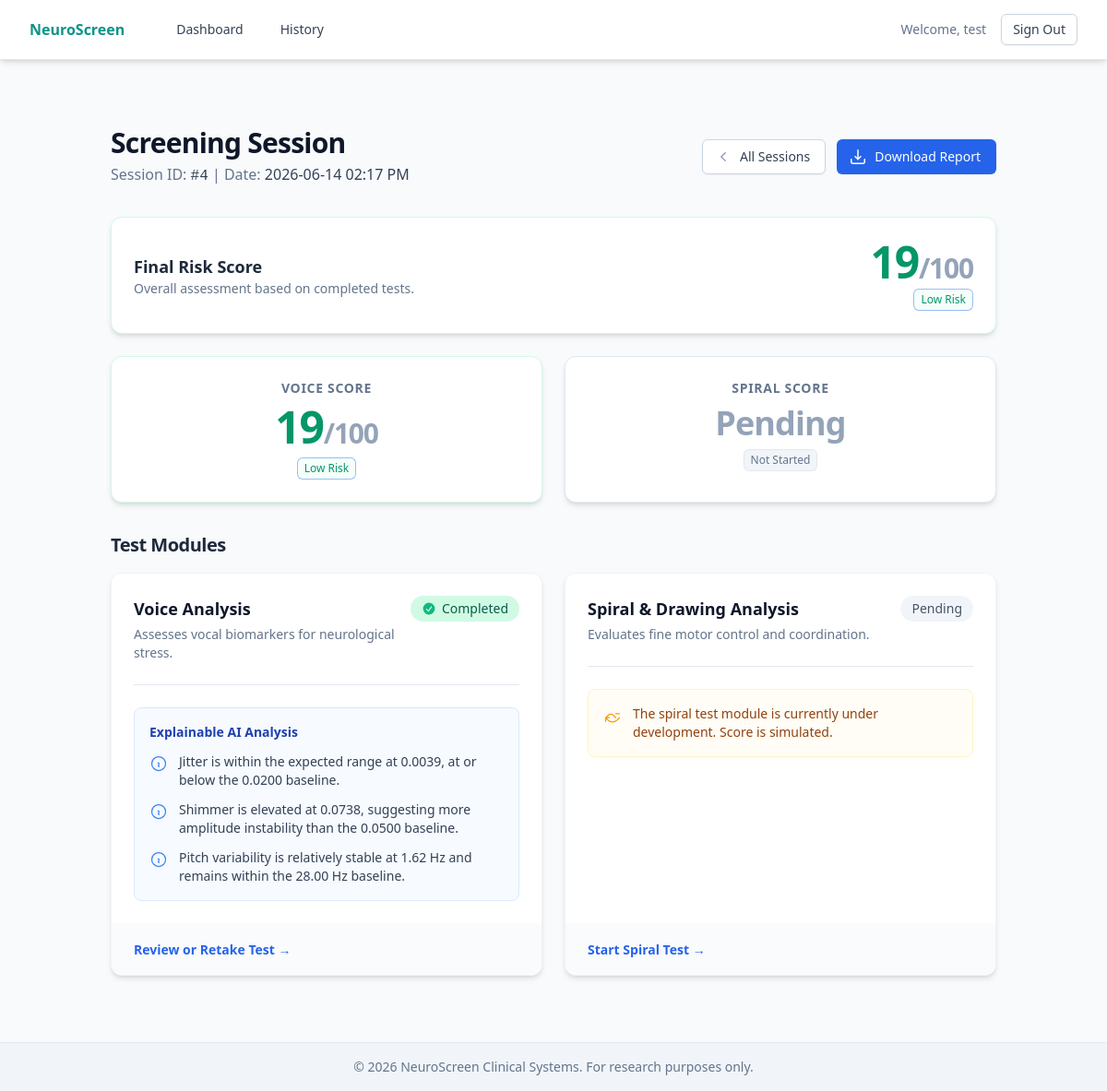
/session/ (signed in), run on the app's committed database.
### app.py (models this page shows)
class User(UserMixin, db.Model):
    __tablename__ = "users"
    id = db.Column(db.Integer, primary_key=True)
    username = db.Column(db.String(80), unique=True, nullable=False)
    password_hash = db.Column(db.String(255), nullable=False)
    created_at = db.Column(db.DateTime, default=datetime.utcnow, nullable=False)
    sessions = db.relationship(
        "ScreeningSession",
        backref="user",
        lazy=True,
        cascade="all, delete-orphan",
    )

class ScreeningSession(db.Model):
    __tablename__ = "screening_sessions"
    id = db.Column(db.Integer, primary_key=True)
    user_id = db.Column(db.Integer, db.ForeignKey("users.id"), nullable=False)
    timestamp = db.Column(db.DateTime, default=datetime.utcnow, nullable=False)
    voice_score = db.Column(db.Float, nullable=True)
    spiral_score = db.Column(db.Float, nullable=True)
    final_score = db.Column(db.Float, nullable=True)
    voice_metrics = db.Column(db.Text, nullable=True)

### app.py (the view)
@app.route("/session/", defaults={"session_id": None})
@app.route("/session/<int:session_id>/")
@login_required
def session_hub(session_id):
    session_record = resolve_session(session_id)
    if session_record is None:
        flash("Start a new screening session first.", "warning")
        return redirect(url_for("dashboard"))
    return render_template(
        "session.html",
        session_record=serialize_session(session_record),
    )

### templates/session.html (shortened to what this page needs)
{% extends "base.html" %} {% block content %}
<div class="container mx-auto px-4 sm:px-6 lg:px-8 py-8">
    <div class="flex flex-col md:flex-row md:items-center md:justify-between mb-8">
        <div>
            <h1 class="text-3xl font-bold tracking-tight text-slate-900">Screening Session</h1>
            <p class="mt-1 text-slate-500">
                Session ID: <span class="font-mono text-slate-700">#{{ session_record.id }}</span> | Date:
                <span class="font-medium text-slate-700">{{ session_record.full_timestamp }}</span>
            </p>
        </div>
        <div class="mt-4 md:mt-0 flex space-x-3">
            <a
                href="{{ url_for('history') }}"
                class="inline-flex items-center rounded-md border border-slate-300 bg-white px-4 py-2 text-sm font-medium text-slate-700 shadow-sm hover:bg-slate-50 focus:outline-none focus:ring-2 focus:ring-blue-500 focus:ring-offset-2">
                All Sessions
            </a>
            <a
                href="{{ url_for('generate_report', session_id=session_record.id) }}"
                class="inline-flex items-center rounded-md border border-transparent bg-blue-600 px-4 py-2 text-sm font-medium text-white shadow-sm hover:bg-blue-700 focus:outline-none focus:ring-2 focus:ring-blue-500 focus:ring-offset-2">
                Download Report
            </a>
        </div>
    </div>
    <div class="space-y-6 mb-8">
        <div class="bg-white border {{ session_record.final_score_classes.border }} rounded-xl p-6 shadow-md">
            <div class="flex flex-col sm:flex-row items-start sm:items-center justify-between">
                <div>
                    <h2 class="text-lg font-semibold text-slate-800">Final Risk Score</h2>
                    <p class="text-sm text-slate-500">Overall assessment based on completed tests.</p>
                </div>
                <div class="text-left sm:text-right mt-4 sm:mt-0">
                    {% if session_record.final_score is not none %}
                    <p class="text-5xl font-bold tracking-tight {{ session_record.final_score_classes.text }}">
                        {{ session_record.final_score|int }}<span class="text-3xl text-slate-400">/100</span>
                    </p>
                    <span
                        class="mt-1 inline-flex items-center rounded-md px-2 py-1 text-xs font-medium {{ session_record.final_score_classes.bg }} {{ session_record.final_score_classes.text }} ring-1 ring-inset ring-opacity-20 {{ session_record.final_score_classes.border }}">
                        {{ session_record.final_score_classes.name }}
                    </span>
                    {% else %}
                    <p class="text-4xl font-bold tracking-tight text-slate-400">{{ session_record.final_text }}</p>
                    {% endif %}
                </div>
            </div>
        </div>
        <div class="grid grid-cols-1 md:grid-cols-2 gap-6">
            <div
                class="bg-white border {{ session_record.voice_score_classes.border }} rounded-xl p-6 text-center shadow-md">
                <h3 class="text-sm font-semibold text-slate-500 uppercase tracking-wider">Voice Score</h3>
                {% if session_record.voice_score is not none %}
                <p class="mt-2 text-5xl font-bold tracking-tight {{ session_record.voice_score_classes.text }}">
                    {{ session_record.voice_score|int }}<span class="text-3xl text-slate-400">/100</span>
                </p>
                <span
                    class="mt-2 inline-flex items-center rounded-md px-2 py-1 text-xs font-medium {{ session_record.voice_score_classes.bg }} {{ session_record.voice_score_classes.text }} ring-1 ring-inset ring-opacity-20 {{ session_record.voice_score_classes.border }}">
                    {{ session_record.voice_score_classes.name }}
                </span>
                {% else %}
                <p class="mt-2 text-4xl font-bold tracking-tight text-slate-400">{{ session_record.voice_text }}</p>
                <span
                    class="mt-2 inline-flex items-center rounded-md px-2 py-1 text-xs font-medium bg-slate-100 text-slate-500 ring-1 ring-inset ring-slate-500/10">
                    Not Started
                </span>
                {% endif %}
            </div>
            <div
                class="bg-white border {{ session_record.spiral_score_classes.border }} rounded-xl p-6 text-center shadow-md">
                <h3 class="text-sm font-semibold text-slate-500 uppercase tracking-wider">Spiral Score</h3>
                {% if session_record.spiral_score is not none %}
                <p class="mt-2 text-5xl font-bold tracking-tight {{ session_record.spiral_score_classes.text }}">
                    {{ session_record.spiral_score|int }}<span class="text-3xl text-slate-400">/100</span>
                </p>
                <span
                    class="mt-2 inline-flex items-center rounded-md px-2 py-1 text-xs font-medium {{ session_record.spiral_score_classes.bg }} {{ session_record.spiral_score_classes.text }} ring-1 ring-inset ring-opacity-20 {{ session_record.spiral_score_classes.border }}">
                    {{ session_record.spiral_score_classes.name }}
                </span>
                {% else %}
                <p class="mt-2 text-4xl font-bold tracking-tight text-slate-400">{{ session_record.spiral_text }}</p>
                <span
                    class="mt-2 inline-flex items-center rounded-md px-2 py-1 text-xs font-medium bg-slate-100 text-slate-500 ring-1 ring-inset ring-slate-500/10">
                    Not Started
                </span>
                {% endif %}
            </div>
        </div>
    </div>
    <div>
        <h2 class="text-xl font-bold tracking-tight text-slate-800 mb-4">Test Modules</h2>
        <div class="grid grid-cols-1 md:grid-cols-2 gap-6">
            <div
                class="relative flex flex-col bg-white border border-slate-100 rounded-xl shadow-md hover:shadow-xl hover:-translate-y-1 transition-all duration-300">
                <div class="p-6 flex-grow">
                    <div class="flex items-start justify-between">
                        <div>
                            <h3 class="text-lg font-semibold text-slate-900">Voice Analysis</h3>
                            <p class="mt-1 text-sm text-slate-500">
                                Assesses vocal biomarkers for neurological stress.
                            </p>
                        </div>
                        {% if session_record.voice_score is not none %}
                        <span
                            class="inline-flex items-center rounded-full bg-emerald-100 px-3 py-1 text-sm font-medium text-emerald-800">
                            Completed
                        </span>
                        {% else %}
                        <span
                            class="inline-flex items-center rounded-full bg-slate-100 px-3 py-1 text-sm font-medium text-slate-600">
                            Pending
                        </span>
                        {% endif %}
                    </div>
                    {% if session_record.voice_analysis %}
                    <div class="mt-6 border-t border-slate-200 pt-6">
                        <div class="rounded-lg bg-blue-50/50 p-4 border border-blue-100">
                            <h4 class="text-sm font-semibold text-blue-800">Explainable AI Analysis</h4>
                            <ul role="list" class="mt-3 space-y-3">
                                {% for point in session_record.voice_analysis %}
                                <li class="flex items-start">
                                    <p class="ml-3 text-sm text-slate-700">{{ point }}</p>
                                </li>
                                {% endfor %}
                            </ul>
                        </div>
                    </div>
                    {% endif %}
                </div>
                <div class="bg-slate-50/75 rounded-b-xl px-6 py-4 mt-auto">
                    <a
                        href="{{ url_for('voice_test', session_id=session_record.id) }}"
                        class="text-sm font-semibold text-blue-600 hover:text-blue-800">
                        {% if session_record.voice_score is not none %} Review or Retake Test &rarr; {% else %} Start
                        Voice Test &rarr; {% endif %}
                    </a>
                </div>
            </div>
            <div
                class="relative flex flex-col bg-white border border-slate-100 rounded-xl shadow-md hover:shadow-xl hover:-translate-y-1 transition-all duration-300">
                <div class="p-6 flex-grow">
                    <div class="flex items-start justify-between">
                        <div>
                            <h3 class="text-lg font-semibold text-slate-900">Spiral & Drawing Analysis</h3>
                            <p class="mt-1 text-sm text-slate-500">Evaluates fine motor control and coordination.</p>
                        </div>
                        {% if session_record.spiral_score is not none %}
                        <span
                            class="inline-flex items-center rounded-full bg-emerald-100 px-3 py-1 text-sm font-medium text-emerald-800">
                            <svg
                                class="mr-1.5 h-4 w-4 text-emerald-500"
                                xmlns="http://www.w3.org/2000/svg"
                                viewBox="0 0 20 20"
                                fill="currentColor"
                                aria-hidden="true">
                                <path
                                    fill-rule="evenodd"
                                    d="M10 18a8 8 0 100-16 8 8 0 000 16zm3.857-9.809a.75.75 0 00-1.214-.882l-3.483 4.79-1.88-1.88a.75.75 0 10-1.06 1.061l2.5 2.5a.75.75 0 001.137-.089l4-5.5z"
                                    clip-rule="evenodd" />
                            </svg>
                            Completed
                        </span>
                        {% else %}
                        <span
                            class="inline-flex items-center rounded-full bg-slate-100 px-3 py-1 text-sm font-medium text-slate-600">
                            Pending
                        </span>
                        {% endif %}
                    </div>
                    <div class="mt-6 border-t border-slate-200 pt-6">
                        <div class="rounded-lg bg-amber-50/50 p-4 border border-amber-100">
                            <div class="flex items-start">
                                <p class="ml-3 text-sm text-amber-800">
                                    The spiral test module is currently under development. Score is simulated.
                                </p>
                            </div>
                        </div>
                    </div>
                </div>
                <div class="bg-slate-50/75 rounded-b-xl px-6 py-4 mt-auto">
                    <a
                        href="{{ url_for('spiral_test', session_id=session_record.id) }}"
                        class="text-sm font-semibold text-blue-600 hover:text-blue-800">
                        {% if session_record.spiral_score is not none %} Review Test &rarr; {% else %} Start Spiral Test
                        &rarr; {% endif %}
                    </a>
                </div>
            </div>
        </div>
    </div>
</div>
{% endblock %}

### templates/base.html (shortened to what this page needs)
<!doctype html>
<html lang="en" class="h-full bg-slate-50">
    <head>
        <script src="https://cdn.tailwindcss.com"></script>
        <link rel="stylesheet" href="https://rsms.me/inter/inter.css" />
    </head>
    <body class="min-h-screen bg-slate-50 font-sans flex flex-col">
        <nav class="sticky top-0 z-40 bg-white/90 border-b border-slate-200 backdrop-blur-sm shadow-md">
            <div class="max-w-7xl mx-auto px-4 sm:px-6 lg:px-8">
                <div class="flex items-center justify-between h-16">
                    <div class="flex items-center">
                        <div class="flex-shrink-0 font-bold text-teal-600">NeuroScreen</div>
                        {% if current_user.is_authenticated %}
                        <div class="hidden md:block">
                            <div class="ml-10 flex items-baseline space-x-2">
                                <a
                                    href="{{ url_for('dashboard') }}"
                                    class="text-slate-700 hover:bg-slate-100 hover:text-slate-900 px-4 py-2 rounded-lg text-sm font-medium transition-all"
                                    >Dashboard</a
                                >
                                <a
                                    href="{{ url_for('history') }}"
                                    class="text-slate-700 hover:bg-slate-100 hover:text-slate-900 px-4 py-2 rounded-lg text-sm font-medium transition-all"
                                    >History</a
                                >
                            </div>
                        </div>
                        {% endif %}
                    </div>
                    {% if current_user.is_authenticated %}
                    <div class="hidden md:block">
                        <div class="ml-4 flex items-center md:ml-6">
                            <span class="text-slate-500 text-sm mr-4">Welcome, {{ current_user.username }}</span>
                            <a
                                href="{{ url_for('logout') }}"
                                class="inline-flex items-center rounded-md border border-slate-300 bg-white px-3 py-1.5 text-sm font-medium text-slate-700 shadow-sm hover:bg-slate-50"
                                >Sign Out</a
                            >
                        </div>
                    </div>
                    {% endif %}
                </div>
            </div>
        </nav>
        <main class="py-10">
             {% block content %}{% endblock %}
        </main>
        <footer class="bg-slate-100 border-t border-slate-200 mt-auto">
            <div class="max-w-7xl mx-auto py-4 px-4 sm:px-6 lg:px-8 text-center text-sm text-slate-500">
                &copy; {{ year }} NeuroScreen Clinical Systems. For research purposes only.
            </div>
        </footer>
    </body>
</html>

### data on the page
User: username "test"
ScreeningSession: final_score "19", voice_score "19"

### other printed values
{{ session_record.id }} "4"
{{ session_record.full_timestamp }} "2026-06-14 02:17 PM"
{{ session_record.final_score_classes.name }} "Low Risk"
{{ session_record.voice_score_classes.name }} "Low Risk"
{{ session_record.spiral_text }} "Pending"
{{ point }} "Jitter is within the expected range at 0.0039, at or below the 0.0200 baseline." "Shimmer is elevated at 0.0738, suggesting more amplitude instability than the 0.0500 baseline." "Pitch variability is relatively stable at 1.62 Hz and remains within the 28.00 Hz baseline."
